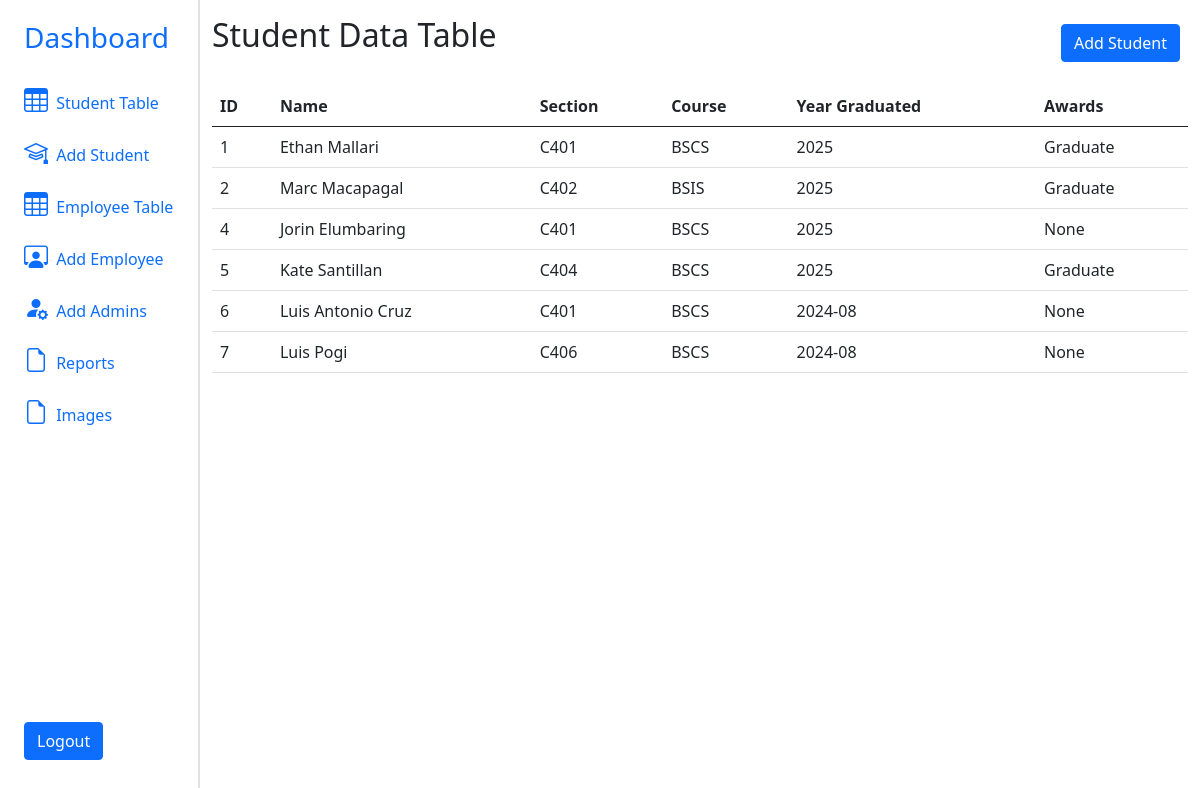
The app's page /studenttbl with its own data.
### tables this page shows
CREATE TABLE "student" (
	"id"	INTEGER,
	"name"	TEXT NOT NULL,
	"section"	TEXT NOT NULL,
	"course"	TEXT NOT NULL,
	"year_graduated"	INTEGER,
	"awards"	TEXT,
	"stud_num"	INTEGER UNIQUE,
	"image"	BLOB,
	PRIMARY KEY("id" AUTOINCREMENT)
);

### app.py (the view)
@app.route('/studenttbl', methods=['GET' , 'POST'])
def studenttbl():
    conn = connect()
    students = conn.execute('SELECT * FROM student').fetchall()
    conn.close()
    response = make_response(render_template('studenttbl.html', students=students))
    response.headers['Cache-Control'] = 'no-store, no-cache, must-revalidate, post-check=0, pre-check=0, max-age=0'
    response.headers['Pragma'] = 'no-cache'
    return response

### app.py (called while the page is built)
def connect():
    conn = sqlite3.connect('hub.db')
    conn.row_factory = sqlite3.Row
    return conn

### templates/studenttbl.html
{% extends "dashboard.html" %}
{% block content %}
<div>
<div class="d-flex justify-content-between align-content-center mb-3">
<div class="h2">Student Data Table</div>
<div class="p-2"><a class="btn btn-primary" href="{{ url_for('student') }}" role="button">Add Student</a></div>
</div>
<table class="table">
    <thead>
        <tr>
            <th scope="col">ID</th>
            <th scope="col">Name</th>
            <th scope="col">Section</th>
            <th scope="col">Course</th>
            <th scope="col">Year Graduated</th>
            <th scope="col">Awards</th>
        </tr>
    </thead>
    <tbody>
        {% for student in students %}
        <tr>
            <td>{{ student['id'] }}</td>
            <td>{{ student['name'] }}</td>
            <td>{{ student['section'] }}</td>
            <td>{{ student['course'] }}</td>
            <td>{{ student['year_graduated'] }}</td>
            <td>{{ student['awards'] }}</td>
        </tr>
        {% endfor %}
    </tbody>
</table>
{% endblock %}

### records on screen
student: id "1", name "Ethan Mallari", section "C401", course "BSCS", year_graduated "2025", awards "Graduate"
student: id "2", name "Marc Macapagal", section "C402", course "BSIS", year_graduated "2025", awards "Graduate"
student: id "4", name "Jorin Elumbaring", section "C401", course "BSCS", year_graduated "2025", awards "None"
student: id "5", name "Kate Santillan", section "C404", course "BSCS", year_graduated "2025", awards "Graduate"
student: id "6", name "Luis Antonio Cruz", section "C401", course "BSCS", year_graduated "2024-08", awards "None"
student: id "7", name "Luis Pogi", section "C406", course "BSCS", year_graduated "2024-08", awards "None"
